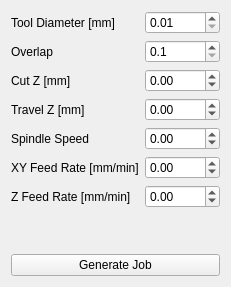
                  <widget class="QWidget" name="nc_area_bottom_page">
                   <layout class="QGridLayout" name="gridLayout_7">
                    <item row="3" column="0">
                     <widget class="QLabel" name="nc_bottom_travel_z_l">
                      <property name="text">
                       <string>Travel Z [mm]</string>
                      </property>
                     </widget>
                    </item>
                    <item row="9" column="0" colspan="2">
                     <widget class="QPushButton" name="nc_bottom_generate_pb">
                      <property name="text">
                       <string>Generate Job</string>
                      </property>
                     </widget>
                    </item>
                    <item row="4" column="0">
                     <widget class="QLabel" name="nc_bottom_spindle_speed_l">
                      <property name="text">
                       <string>Spindle Speed</string>
                      </property>
                     </widget>
                    </item>
                    <item row="0" column="1">
                     <widget class="QDoubleSpinBox" name="nc_bottom_tool_diameter_dsb">
                      <property name="minimum">
                       <double>0.010000000000000</double>
                      </property>
                     </widget>
                    </item>
                    <item row="1" column="1">
                     <widget class="QDoubleSpinBox" name="nc_bottom_overlap_dsb">
                      <property name="decimals">
                       <number>1</number>
                      </property>
                      <property name="minimum">
                       <double>0.100000000000000</double>
                      </property>
                      <property name="maximum">
                       <double>1.000000000000000</double>
                      </property>
                     </widget>
                    </item>
                    <item row="2" column="1">
                     <widget class="QDoubleSpinBox" name="nc_bottom_cut_z_dsb">
                      <property name="decimals">
                       <number>2</number>
                      </property>
                      <property name="minimum">
                       <double>-9999.000000000000000</double>
                      </property>
                      <property name="maximum">
                       <double>9999.000000000000000</double>
                      </property>
                     </widget>
                    </item>
                    <item row="2" column="0">
                     <widget class="QLabel" name="nc_bottom_cut_z_l">
                      <property name="text">
                       <string>Cut Z [mm]</string>
                      </property>
                     </widget>
                    </item>
                    <item row="7" column="1">
                     <widget class="QDoubleSpinBox" name="nc_bottom_z_feed_rate_dsb">
                      <property name="decimals">
                       <number>2</number>
                      </property>
                      <property name="minimum">
                       <double>-9999.000000000000000</double>
                      </property>
                      <property name="maximum">
                       <double>9999.000000000000000</double>
                      </property>
                     </widget>
                    </item>
                    <item row="1" column="0">
                     <widget class="QLabel" name="nc_bottom_overlap_l">
                      <property name="text">
                       <string>Overlap</string>
                      </property>
                     </widget>
                    </item>
                    <item row="0" column="0">
                     <widget class="QLabel" name="nc_bottom_tool_diameter_l">
                      <property name="text">
                       <string>Tool Diameter [mm]</string>
                      </property>
                     </widget>
                    </item>
                    <item row="8" column="0" colspan="2">
                     <spacer name="nc_bottom_vertical_spacer">
                      <property name="orientation">
                       <enum>Qt::Vertical</enum>
                      </property>
                      <property name="sizeHint" stdset="0">
                       <size>
                        <width>20</width>
                        <height>40</height>
                       </size>
                      </property>
                     </spacer>
                    </item>
                    <item row="4" column="1">
                     <widget class="QDoubleSpinBox" name="nc_bottom_spindle_speed_dsb">
                      <property name="decimals">
                       <number>2</number>
                      </property>
                      <property name="minimum">
                       <double>-9999.000000000000000</double>
                      </property>
                      <property name="maximum">
                       <double>9999.000000000000000</double>
                      </property>
                     </widget>
                    </item>
                    <item row="3" column="1">
                     <widget class="QDoubleSpinBox" name="nc_bottom_travel_z_dsb">
                      <property name="decimals">
                       <number>2</number>
                      </property>
                      <property name="minimum">
                       <double>-9999.000000000000000</double>
                      </property>
                      <property name="maximum">
                       <double>9999.000000000000000</double>
                      </property>
                     </widget>
                    </item>
                    <item row="6" column="1">
                     <widget class="QDoubleSpinBox" name="nc_bottom_xy_feed_rate_dsb">
                      <property name="decimals">
                       <number>2</number>
                      </property>
                      <property name="minimum">
                       <double>-9999.000000000000000</double>
                      </property>
                      <property name="maximum">
                       <double>9999.000000000000000</double>
                      </property>
                     </widget>
                    </item>
                    <item row="7" column="0">
                     <widget class="QLabel" name="nc_bottom_z_feed_rate_l">
                      <property name="text">
                       <string>Z Feed Rate [mm/min]</string>
                      </property>
                     </widget>
                    </item>
                    <item row="6" column="0">
                     <widget class="QLabel" name="nc_bottom_xy_feed_rate_l">
                      <property name="text">
                       <string>XY Feed Rate [mm/min]</string>
                      </property>
                     </widget>
                    </item>
                   </layout>
                  </widget>
